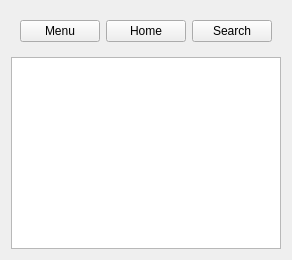
     <widget class="QWidget" name="widget" native="true">
      <property name="maximumSize">
       <size>
        <width>250</width>
        <height>16777215</height>
       </size>
      </property>
      <layout class="QVBoxLayout" name="verticalLayout_2">
       <item>
        <widget class="QWidget" name="uiButtonsArea" native="true">
         <property name="minimumSize">
          <size>
           <width>0</width>
           <height>40</height>
          </size>
         </property>
         <layout class="QHBoxLayout" name="horizontalLayout_3">
          <item>
           <widget class="QPushButton" name="pushButton_3">
            <property name="text">
             <string>Menu</string>
            </property>
           </widget>
          </item>
          <item>
           <widget class="QPushButton" name="pushButton_2">
            <property name="text">
             <string>Home</string>
            </property>
           </widget>
          </item>
          <item>
           <widget class="QPushButton" name="pushButton">
            <property name="text">
             <string>Search</string>
            </property>
           </widget>
          </item>
         </layout>
        </widget>
       </item>
       <item>
        <widget class="QListView" name="menuList">
         <property name="maximumSize">
          <size>
           <width>300</width>
           <height>16777215</height>
          </size>
         </property>
        </widget>
       </item>
      </layout>
     </widget>
